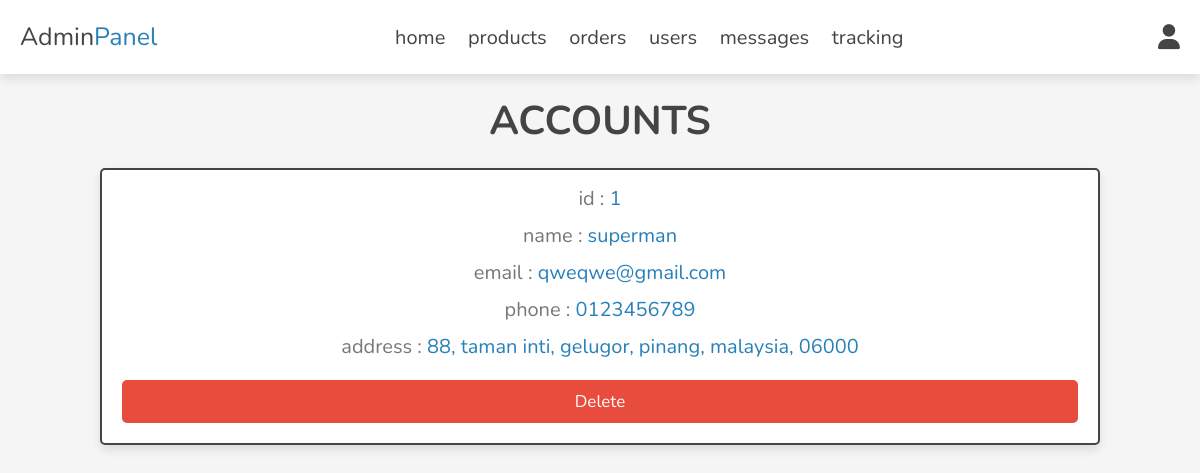
/admin/accounts_details.php (signed in), run on the app's committed database.
### tables this page shows
CREATE TABLE `users` (
  `id` int(100) NOT NULL,
  `role_id` int(10) NOT NULL DEFAULT 3 COMMENT '1=admin,2=sender,3=user',
  `name` varchar(20) NOT NULL,
  `email` varchar(50) NOT NULL,
  `password` varchar(50) NOT NULL,
  `phone` varchar(50) NOT NULL,
  `address` varchar(100) NOT NULL
);

### admin/accounts_details.php (the view, shortened to what this page needs)
<?php
include '../components/connect.php';
?>
<!DOCTYPE html>
<html lang="en">
<head>
   <link rel="stylesheet" href="https://cdnjs.cloudflare.com/ajax/libs/font-awesome/6.1.1/css/all.min.css">
   <link rel="stylesheet" href="../css/admin_style.css">
</head>
<body>
<?php include '../components/admin_header.php'; ?>
<section class="accounts">
   <h1 class="heading">accounts</h1>
   <div class="box-container">
   <?php
      $id = $_GET['id'];
      $select_accounts = $conn->prepare("SELECT * FROM `users` WHERE id LIKE '%{$id}%'");
      $select_accounts->execute();
      $row = $select_accounts->fetch(PDO::FETCH_ASSOC);
      if($select_accounts->rowCount() > 0){
   ?>
   <div class="box">
      <p> id : <span><?= $row['id']; ?></span> </p>
      <p> name : <span><?= $row['name']; ?></span> </p>
      <p> email : <span><?= $row['email']; ?></span> </p>
      <p> phone : <span><?= $row['phone']; ?></span> </p>
      <p> address : <span><?= $row['address']; ?></span> </p>
      <div class="flex-btn">
         <a href="admin_accounts.php?delete=<?= $row['id']; ?>" onclick="return confirm('delete this account?')" class="delete-btn">delete</a>
      </div>
   </div>
   <?php
      }else{
         echo '<p class="empty">no accounts available!</p>';
      }
   ?>
   </div>
</section>
</body>
</html>

### css/admin_style.css (style rules this page uses)
:root { --main-color:#2980b9; --orange:#f39c12; --red:#e74c3c; --black:#444; --white:#fff; --light-color:#777; --light-bg:#f5f5f5; --border:.2rem solid var(--black); --box-shadow:0 .5rem 1rem rgba(0,0,0,.1); }
* { font-family: 'Nunito', sans-serif; margin:0; padding:0; box-sizing: border-box; outline: none; border:none; text-decoration: none; }
html { font-size: 62.5%; overflow-x: hidden; }
body { background-color: var(--light-bg); }
section { padding:2rem; max-width: 1200px; margin:0 auto; }
.heading { font-size: 4rem; color:var(--black); margin-bottom: 2rem; text-align: center; text-transform: uppercase; }
.normal-btn, .delete-btn, .option-btn { display: block; width: 100%; margin-top: 1rem; border-radius: .5rem; padding:1rem 3rem; font-size: 1.7rem; text-transform: capitalize; color:var(--white); cursor: pointer; text-align: center; }
.delete-btn { background-color: var(--red); }
.flex-btn { display: flex; gap:1rem; }
.accounts .box-container { display: grid; grid-template-columns: repeat(auto-fit, 100rem); gap:1.5rem; align-items: flex-start; justify-content: center; }
.accounts .box-container .box { padding:2rem; padding-top: .5rem; border-radius: .5rem; text-align: center; border:var(--border); background-color: var(--white); box-shadow: var(--box-shadow); }
.accounts .box-container .box p { font-size: 2rem; color:var(--light-color); margin: 1rem 0; }
.accounts .box-container .box p span { color:var(--main-color); }

### data on the page
users: id "1", name "superman", email "qweqwe@gmail.com", phone "0123456789", address "88, taman inti, gelugor, pinang, malaysia, 06000"
